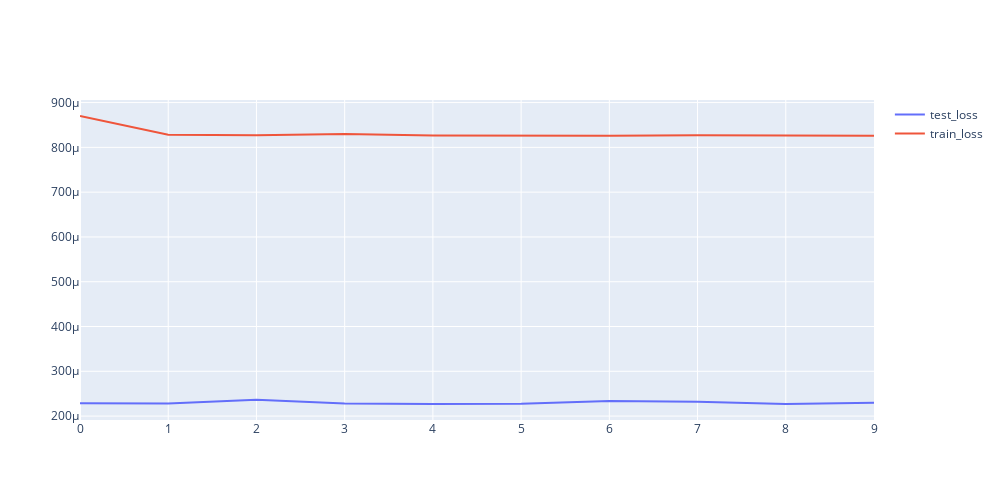

The code cell stored with this chart in its notebook:
### Code cell
history0 = model0.fit(
    X_train, y_train,
    validation_data=(X_val, y_val),
    epochs=10,
    batch_size=32
)

plotTrainLoss(history0)

### Figure 1 — Plotly figure (JSON) as saved in the notebook; plotly's stock layout.template omitted (floating-point values rounded to 4 significant figures)
{"data": [{"mode": "lines", "name": "test_loss", "type": "scatter", "y": [0.0002286, 0.0002283, 0.0002366, 0.0002281, 0.0002272, 0.0002276, 0.0002334, 0.0002322, 0.000227, 0.0002297]}, {"mode": "lines", "name": "train_loss", "type": "scatter", "y": [0.00087, 0.0008279, 0.000827, 0.0008297, 0.0008268, 0.0008256, 0.000826, 0.0008273, 0.0008269, 0.0008258]}], "layout": {"height": 500, "width": 1000}}
